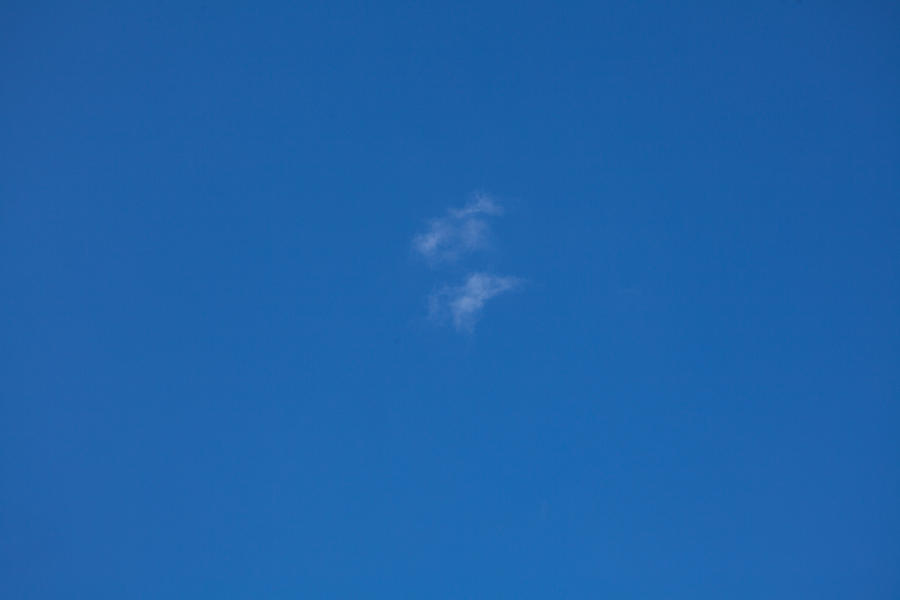
%> input picture Term Project/src/testcase/clear.jpg, 900 x 600 px, given in place of wasteland.tif, which was not available
$ octave main_test.m   (GNU Octave 9; MATLAB toolbox functions it lacks are replaced by stand-ins)
%> lines starting %> are read from the running program, lines starting %| are printed output that depends on the picture; pictures that were not available may be replaced by others from this repository, and a replacement may not be noted
### Term Project/src/ColorTransformation.m
function result_img = ColorTransformation(src_img , tgt_img , w1)
% [5 lines of commented-out code are left out]
result_lab_img = zeros(size(src_img));
% result_img = zeros(size(tgt_img));

% % lyr: # layer
% [h1 , w1 , lyr1] = size(tgt_img);
% [h2 , w2 , lyr2] = size(src_img);
src_img_lab = rgb2lab(double(src_img));
tgt_img_lab = rgb2lab(double(tgt_img));
% [6 lines of commented-out code are left out]
src_ml = mean(src_img_lab(: , : , 1) , 'all');
src_ma = mean(src_img_lab(: , : , 2) , 'all');
src_mb = mean(src_img_lab(: , : , 3) , 'all');
src_sl = std2(src_img_lab(: , : , 1));
src_sa = std2(src_img_lab(: , : , 2));
src_sb = std2(src_img_lab(: , : , 3));
tgt_ml = mean(tgt_img_lab(: , : , 1) , 'all');
tgt_ma = mean(tgt_img_lab(: , : , 2) , 'all');
tgt_mb = mean(tgt_img_lab(: , : , 3) , 'all');
tgt_sl = std2(tgt_img_lab(: , : , 1));
tgt_sa = std2(tgt_img_lab(: , : , 2));
tgt_sb = std2(tgt_img_lab(: , : , 3));

% ----------------------------------------------------
% l(*) = each point's L - mean of L
% src_l_star : l(*) of target image
src_l_star = src_img_lab(: , : , 1) - src_ml;
src_a_star = src_img_lab(: , : , 2) - src_ma;
src_b_star = src_img_lab(: , : , 3) - src_mb;

% l' = (tgt_sl / src_sl) * l(*)
% src_l_prompt : l' of target image
w2 = 1 - w1;
src_l_prompt = w1 * (tgt_sl / src_sl) * src_l_star + w2;
src_a_prompt = w1 * (tgt_sa / src_sa) * src_a_star + w2;
src_b_prompt = w1 * (tgt_sb / src_sb) * src_b_star + w2;
% ----------------------------------------------------
src_l_final = src_l_prompt + tgt_ml;
src_a_final = src_a_prompt + tgt_ma;
src_b_final = src_b_prompt + tgt_mb;

result_lab_img(: , : , 1) = src_l_final;
result_lab_img(: , : , 2) = src_a_final;
result_lab_img(: , : , 3) = src_b_final;

result_img = uint8(lab2rgb(result_lab_img));
% result_img = result_lab_img;
end

### Term Project/src/ColorTransformation3.m
function result_img = ColorTransformation3(src_img , tgt_img)
% % tgt_img (source image) : gives the color style
% % trgt_img(target image) : the picture whose color style to be changed

tgt_blue_enhance = tgt_img;
tgt_blue_enhance(: , : , 1:2) = 0;

src_hsv = rgb2hsv(src_img);
tgt_hsv = rgb2hsv(tgt_blue_enhance);

% % mv : mean               of hsv's value
% % sv : standard deviation of hsv's value
src_mh = mean(src_hsv(: , : , 1) , 'all');
src_ms = mean(src_hsv(: , : , 2) , 'all');
src_mv = mean(src_hsv(: , : , 3) , 'all');
src_sh = std2(src_hsv(: , : , 1));
src_ss = std2(src_hsv(: , : , 2));
src_sv = std2(src_hsv(: , : , 3));
tgt_mh = mean(tgt_hsv(: , : , 1) , 'all');
tgt_ms = mean(tgt_hsv(: , : , 2) , 'all');
tgt_mv = mean(tgt_hsv(: , : , 3) , 'all');
tgt_sh = std2(tgt_hsv(: , : , 1));
tgt_ss = std2(tgt_hsv(: , : , 2));
tgt_sv = std2(tgt_hsv(: , : , 3));

src_final = src_hsv;
src_final(: , : , 3) = (tgt_sv/src_sv) * ((src_hsv(: , : , 3) - src_mv)) + tgt_mv;
% src_final(: , : , 2) = (tgt_ss/src_ss) * ((src_hsv(: , : , 2) - src_ms)) + tgt_ms;
% src_final(: , : , 1) = (tgt_sh/src_sh) * ((src_hsv(: , : , 1) - src_mh)) + tgt_mh;
result_img = hsv2rgb(src_final);


end

### Term Project/src/cf_reinhard.m
function est_im = cf_reinhard(source,target)
%CF_REINHARD computes Reinhard's image colour transfer
%
%   CF_REINHARD(SOURCE,TARGET) returns the colour transfered source
%   image SOURCE according to the target image TARGET.
%

%   Copyright 2015 Han Gong <gong@fedoraproject.org>, University of East
%   Anglia.

%   References:
% Erik Reinhard, Michael Ashikhmin, Bruce Gooch and Peter Shirley,
% 'Color Transfer between Images', IEEE CG&A special issue on Appliedi
% Perception, Vol 21, No 5, pp 34-41, September - October 2001

[x,y,z] = size(source);
img_s = reshape(im2double(source),[],3);
img_t = reshape(im2double(target),[],3);

a = [0.3811 0.5783 0.0402;0.1967 0.7244 0.0782;0.0241 0.1288 0.8444];
b = [1/sqrt(3) 0 0;0 1/sqrt(6) 0;0 0 1/sqrt(2)];
c = [1 1 1;1 1 -2;1 -1 0];
b2 = [sqrt(3)/3 0 0;0 sqrt(6)/6 0;0 0 sqrt(2)/2];
c2 = [1 1 1;1 1 -1;1 -2 0];

img_s = max(img_s,1/255);
img_t = max(img_t,1/255);

% convert to LMS space
LMS_s = a*img_s';
LMS_t = a*img_t';

% take the log of LMS
LMS_s = log10(LMS_s);
LMS_t = log10(LMS_t);

% convert to lab space
lab_s = b*c*LMS_s;
lab_t = b*c*LMS_t;

% compute mean and std
mean_s = mean(lab_s,2);
std_s = std(lab_s,0,2);
mean_t = mean(lab_t,2);
std_t = std(lab_t,0,2);

res_lab = zeros(3,x*y);

sf = std_t./std_s;

for ch = 1:3 % for each channel, apply the statistical alignment
    res_lab(ch,:) = (lab_s(ch,:) - mean_s(ch))*sf(ch) + mean_t(ch);
end

% convert back to LMS
LMS_res=c2*b2*res_lab;
for ch = 1:3
    LMS_res(ch,:) = 10.^LMS_res(ch,:);
end

% convert back to RGB
est_im = ([4.4679 -3.5873 0.1193;-1.2186 2.3809 -0.1624;0.0497 -0.2439 1.2045]*LMS_res)';
est_im = reshape(est_im,size(source)); % reshape the image

### Term Project/draft/dummy/stainnorm_reinhard.m
function norm_img=stainnorm_reinhard(source,target)
[x, y, z]=size(source);
[x1, y1, z1]=size(target);
source1=zeros(x,y,3);
target1=zeros(x1,y1,3);
source=double(source);
target=double(target);
source1=rgb2lab(source);    %Conversion from RGB to LAB colour space
src1=source1(:,:,1);
src2=source1(:,:,2);
src3=source1(:,:,3);
src_1=reshape(src1,1,x*y);
% src_1=double(src_1);
src_2=reshape(src2,1,x*y);
% src_2=double(src_2);
src_3=reshape(src3,1,x*y);
% src_3=double(src_3);
std1=std(src_1,1);          %Finding out standard deviation of individual
disp(std1)
std2=std(src_2,1);          %channels of source image
std3=std(src_3,1);
m1=mean(mean(source1(:,:,1))); %Finding out mean of individual channels
m2=mean(mean(source1(:,:,2))); %of source image
m3=mean(mean(source1(:,:,3)));

target1=rgb2lab(target);    %Conversion from LAB to RGB colour space
tgt1=target1(:,:,1);
tgt2=target1(:,:,2);
tgt3=target1(:,:,3);
tgt_1=reshape(tgt1,1,x1*y1);
% tgt_1=double(tgt_1);
tgt_2=reshape(tgt2,1,x1*y1);
% tgt_2=double(tgt_2);
tgt_3=reshape(tgt3,1,x1*y1);
% tgt_3=double(tgt_3);
std4=std(tgt_1,1);          %Finding out standard deviation of individual
std5=std(tgt_2,1);          %channels of target image
std6=std(tgt_3,1);
m4=mean(mean(target1(:,:,1))); %Finding out mean of individual channels
m5=mean(mean(target1(:,:,2))); %target image
m6=mean(mean(target1(:,:,3)));

result=zeros(x,y,3);
% for i=1:x
%     for j=1:y
        result(:,:,1)=((source1(:,:,1)-m1)*(std4/std1))+m4;
        result(:,:,2)=((source1(:,:,2)-m2)*(std5/std2))+m5;
        result(:,:,3)=((source1(:,:,3)-m3)*(std6/std3))+m6;
% [9 lines of commented-out code are left out]
norm_img=lab2rgb(result);   %Conversion of result from LAB to RGB space
figure(6)
imshow(uint8(norm_img)); %Output;stain normalized image
% imwrite(norm_img,'rein.jpg');
end

### Term Project/src/main_test.m
% src_name = '../picture/pic2.tif';
src_name = "../picture/nature/wasteland.tif";
% [4 lines of commented-out code are left out]
tgt_name = '../picture/skybase/dust.tif';               % fig.3 bset
% [9 lines of commented-out code are left out]
src_img = imread(src_name);
%> src_img is the input picture: size 600x900x3 uint8; mean R, G, B 30.4, 98.4, 169.9
tgt_img = imread(tgt_name);
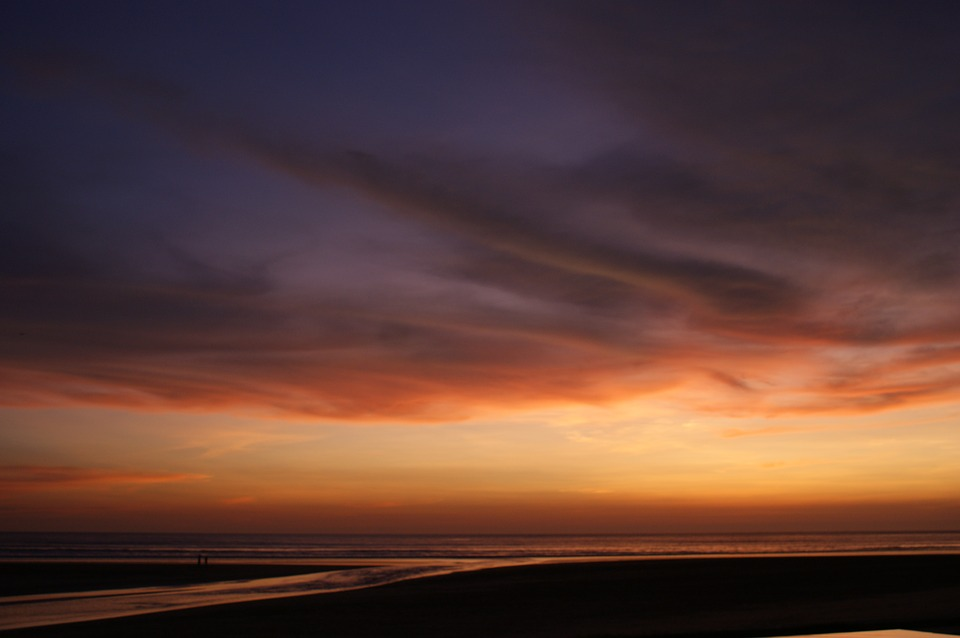
%> input picture Term Project/src/testcase/dust.jpg, 960 x 638 px, given in place of dust.tif, which was not available
%> tgt_img is the input picture: size 638x960x3 uint8; mean R, G, B 90.7, 60.4, 53.6

figure(1);
subplot(1,2,1);
imshow(src_img);
subplot(1,2,2);
imshow(tgt_img);

% % preprocess_tgt : resize target image to same size as source image
% preprocess_tgt = imresize(tgt_img , [682,1024] , 'bilinear');
preprocess_tgt = imresize(tgt_img , [682,1024]);
preprocess_src = src_img;

[h , w , ~] = size(preprocess_tgt);
%> h = 682; w = 1024
for i=1:300
    for j=1:w
        preprocess_src(i , j , :) = preprocess_tgt(i , j , :);
    end
end
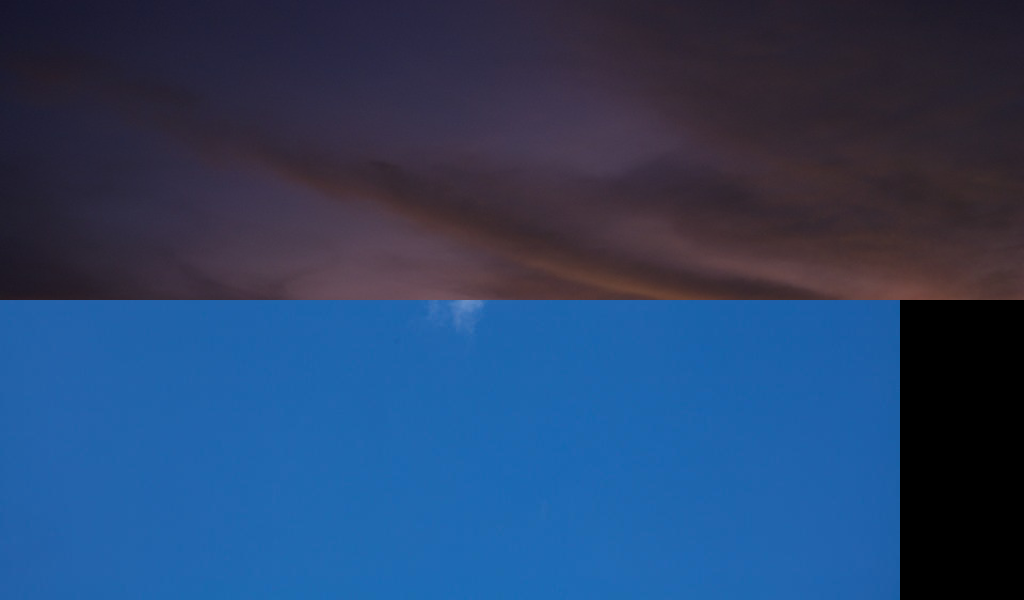
%> preprocess_src: size 600x1024x3 uint8; mean R, G, B 41, 66.4, 105.1

[rslt_lab] = ColorTransformation(src_img , tgt_img , 1);
%> in ColorTransformation, `src_img_lab = rgb2lab(double(src_img));`: src_img_lab: size 600x900x3 double; mean of channels 1, 2, 3 4346.4, 676, -3746.1
%> in ColorTransformation, `tgt_img_lab = rgb2lab(double(tgt_img));`: tgt_img_lab: size 638x960x3 double; mean of channels 1, 2, 3 3146.1, 1142.3, 743.1
%> in ColorTransformation, `src_ml = mean(src_img_lab(: , : , 1) , 'all');`: src_ml = 4346.4
%> in ColorTransformation, `src_ma = mean(src_img_lab(: , : , 2) , 'all');`: src_ma = 676
%> in ColorTransformation, `src_mb = mean(src_img_lab(: , : , 3) , 'all');`: src_mb = -3746.1
%> in ColorTransformation, `src_sl = std2(src_img_lab(: , : , 1));`: src_sl = 161.5
%> in ColorTransformation, `src_sa = std2(src_img_lab(: , : , 2));`: src_sa = 83.06
%> in ColorTransformation, `src_sb = std2(src_img_lab(: , : , 3));`: src_sb = 74.82
%> in ColorTransformation, `tgt_ml = mean(tgt_img_lab(: , : , 1) , 'all');`: tgt_ml = 3146.1
%> in ColorTransformation, `tgt_ma = mean(tgt_img_lab(: , : , 2) , 'all');`: tgt_ma = 1142.3
%> in ColorTransformation, `tgt_mb = mean(tgt_img_lab(: , : , 3) , 'all');`: tgt_mb = 743.1
%> in ColorTransformation, `tgt_sl = std2(tgt_img_lab(: , : , 1));`: tgt_sl = 1803.9
%> in ColorTransformation, `tgt_sa = std2(tgt_img_lab(: , : , 2));`: tgt_sa = 736.8
%> in ColorTransformation, `tgt_sb = std2(tgt_img_lab(: , : , 3));`: tgt_sb = 1617.5
%> in ColorTransformation, `result_lab_img(: , : , 1) = src_l_final;`: result_lab_img: size 600x900x3 double; mean of channels 1, 2, 3 3146.1, 0, 0
%> in ColorTransformation, `result_lab_img(: , : , 2) = src_a_final;`: result_lab_img: size 600x900x3 double; mean of channels 1, 2, 3 3146.1, 1142.3, 0
%> in ColorTransformation, `result_lab_img(: , : , 3) = src_b_final;`: result_lab_img: size 600x900x3 double; mean of channels 1, 2, 3 3146.1, 1142.3, 743.1
% [4 lines of commented-out code are left out]
rslt_histmatch = imhistmatch(src_img , tgt_img);
% K(: , : , 3) = K(: , : , 3)*0.85;
% [rslt_hsv] = ColorTransformation3(src_img , tgt_img(100:194 , : , :));
[rslt_hsv] = ColorTransformation3(src_img , tgt_img);
%> in ColorTransformation3, `tgt_blue_enhance(: , : , 1:2) = 0;`:
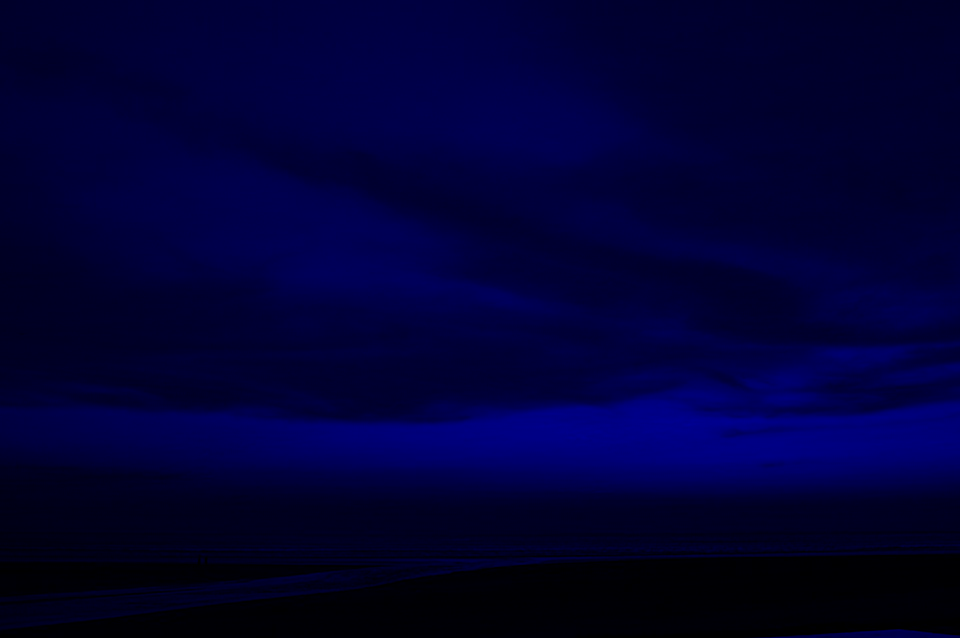
%> tgt_blue_enhance: size 638x960x3 uint8; mean R, G, B 0, 0, 53.6
%> in ColorTransformation3, `src_hsv = rgb2hsv(src_img);`: src_hsv: size 600x900x3 double; mean H, S, V 0.586, 0.821, 0.666
%> in ColorTransformation3, `tgt_hsv = rgb2hsv(tgt_blue_enhance);`: tgt_hsv: size 638x960x3 double; mean H, S, V 0.664, 0.996, 0.21
%> in ColorTransformation3, `src_mh = mean(src_hsv(: , : , 1) , 'all');`: src_mh = 0.586
%> in ColorTransformation3, `src_ms = mean(src_hsv(: , : , 2) , 'all');`: src_ms = 0.821
%> in ColorTransformation3, `src_mv = mean(src_hsv(: , : , 3) , 'all');`: src_mv = 0.666
%> in ColorTransformation3, `src_sh = std2(src_hsv(: , : , 1));`: src_sh = 0.00247
%> in ColorTransformation3, `src_ss = std2(src_hsv(: , : , 2));`: src_ss = 0.0236
%> in ColorTransformation3, `src_sv = std2(src_hsv(: , : , 3));`: src_sv = 0.0225
%> in ColorTransformation3, `tgt_mh = mean(tgt_hsv(: , : , 1) , 'all');`: tgt_mh = 0.664
%> in ColorTransformation3, `tgt_ms = mean(tgt_hsv(: , : , 2) , 'all');`: tgt_ms = 0.996
%> in ColorTransformation3, `tgt_mv = mean(tgt_hsv(: , : , 3) , 'all');`: tgt_mv = 0.21
%> in ColorTransformation3, `tgt_sh = std2(tgt_hsv(: , : , 1));`: tgt_sh = 0.041
%> in ColorTransformation3, `tgt_ss = std2(tgt_hsv(: , : , 2));`: tgt_ss = 0.0615
%> in ColorTransformation3, `tgt_sv = std2(tgt_hsv(: , : , 3));`: tgt_sv = 0.107
%> in ColorTransformation3, `src_final(: , : , 3) = (tgt_sv/src_sv) * ((src_hsv(: , : , 3) - src_mv..`: src_final: size 600x900x3 double; mean H, S, V 0.586, 0.821, 0.21
%> in ColorTransformation3, `result_img = hsv2rgb(src_final);`:
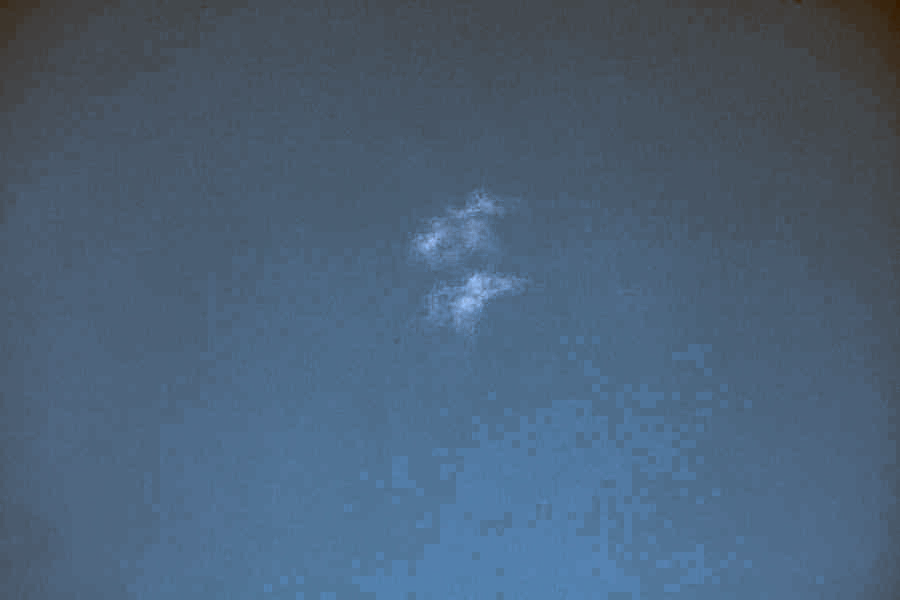
%> result_img: size 600x900x3 double; mean R, G, B 0.0382, 0.122, 0.21; drawn with min black and max white

rslt_reinhard = cf_reinhard(src_img , tgt_img);
%> in cf_reinhard, `mean_s = mean(lab_s,2);`: mean_s = [-0.688; -0.228; -0.0566]
%> in cf_reinhard, `std_s = std(lab_s,0,2);`: std_s = [0.0347; 0.00804; 0.0032]
%> in cf_reinhard, `mean_t = mean(lab_t,2);`: mean_t = [-1.24; 0.0581; 0.0231]
%> in cf_reinhard, `std_t = std(lab_t,0,2);`: std_t = [0.629; 0.126; 0.0175]
%> in cf_reinhard, `sf = std_t./std_s;`: sf = [18.14; 15.62; 5.47]
rslt_stainnorm_reinhard = stainnorm_reinhard(src_img , tgt_img);
%> in stainnorm_reinhard, `std1=std(src_1,1);`: std1 = 161.5
%| 161.52
%> in stainnorm_reinhard, `std2=std(src_2,1);`: std2 = 83.06
%> in stainnorm_reinhard, `std3=std(src_3,1);`: std3 = 74.82
%> in stainnorm_reinhard, `m1=mean(mean(source1(:,:,1)));`: m1 = 4346.4
%> in stainnorm_reinhard, `m2=mean(mean(source1(:,:,2)));`: m2 = 676
%> in stainnorm_reinhard, `m3=mean(mean(source1(:,:,3)));`: m3 = -3746.1
%> in stainnorm_reinhard, `tgt3=target1(:,:,3);`:
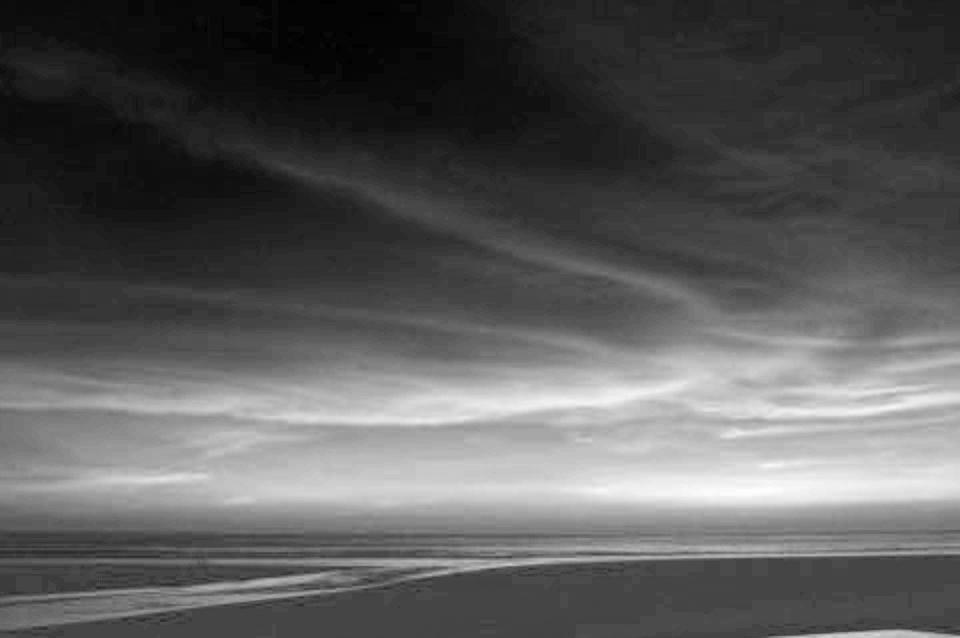
%> tgt3: size 638x960 double; min -1587.9, max 4972, mean 743.1; drawn with min black and max white
%> in stainnorm_reinhard, `std4=std(tgt_1,1);`: std4 = 1803.9
%> in stainnorm_reinhard, `std5=std(tgt_2,1);`: std5 = 736.8
%> in stainnorm_reinhard, `std6=std(tgt_3,1);`: std6 = 1617.5
%> in stainnorm_reinhard, `m4=mean(mean(target1(:,:,1)));`: m4 = 3146.1
%> in stainnorm_reinhard, `m5=mean(mean(target1(:,:,2)));`: m5 = 1142.3
%> in stainnorm_reinhard, `m6=mean(mean(target1(:,:,3)));`: m6 = 743.1
%> in stainnorm_reinhard, `result(:,:,1)=((source1(:,:,1)-m1)*(std4/std1))+m4;`: result: size 600x900x3 double; mean of channels 1, 2, 3 3146.1, 0, 0
%> in stainnorm_reinhard, `result(:,:,2)=((source1(:,:,2)-m2)*(std5/std2))+m5;`: result: size 600x900x3 double; mean of channels 1, 2, 3 3146.1, 1142.3, 0
%> in stainnorm_reinhard, `result(:,:,3)=((source1(:,:,3)-m3)*(std6/std3))+m6;`: result: size 600x900x3 double; mean of channels 1, 2, 3 3146.1, 1142.3, 743.1
% [result_img] = ColorTransformation3(clr_transfer , tgt_img);

pow_c = 2;
mean_tgt_B = mean(tgt_img(: , : , 3) , 'all');
%> mean_tgt_B = 53.57
if mean_tgt_B < 50
    pow_gma = 20 - mean_tgt_B / 10;
elseif mean_tgt_B > 200
    pow_gma = 1 + (mean_tgt_B / (-10) + 26);
else
    pow_gma = 1 + (mean_tgt_B / (-15) + 15);    % origin +18 (not +15)
%> pow_gma = 12.43
end
rslt_pow = pow_c * (im2double(src_img)) .^ pow_gma;
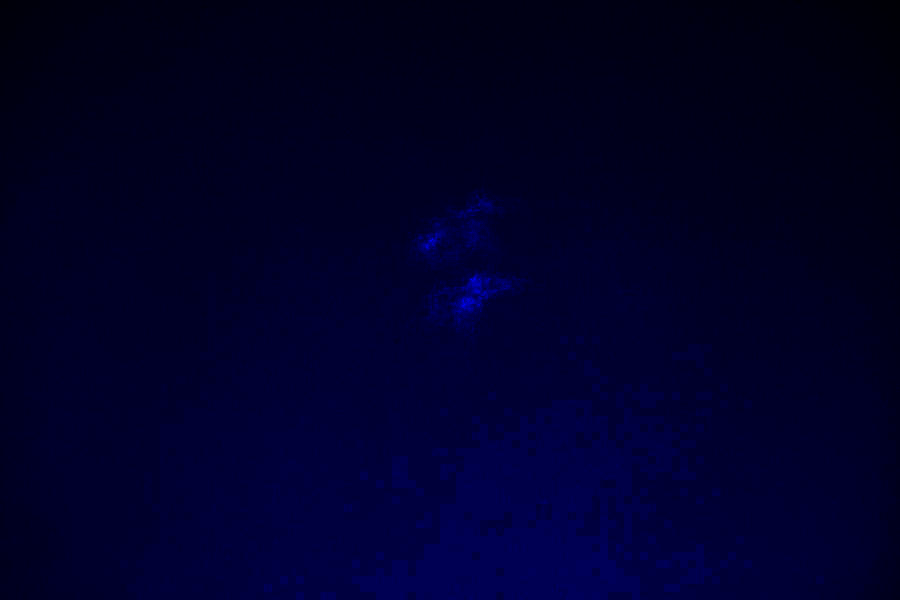
%> rslt_pow: size 600x900x3 double; mean R, G, B 3.88e-09, 1.76e-05, 0.0139; drawn with min black and max white

figure(2);
imshow(rslt_lab);
figure(3);
imshow(rslt_histmatch);
figure(4);
imshow(rslt_hsv);
figure(5);
imshow(rslt_reinhard);
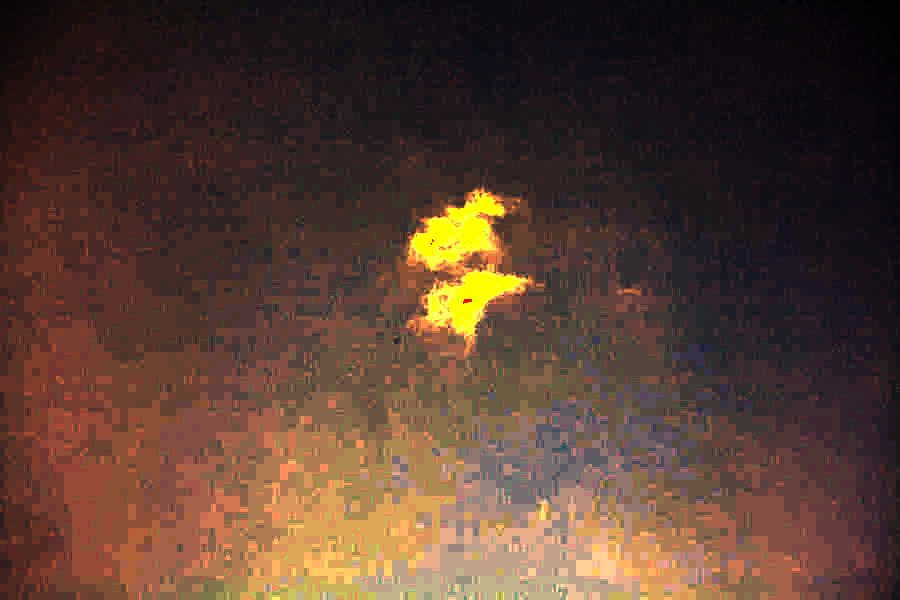
%> displayed picture: size 600x900x3, on the screen's scale of 0 to 255; mean R, G, B 87.7, 62.3, 50.1
% figure(6)
% imshow(rslt_stainnorm_reinhard);
figure(7)
imshow(rslt_pow);


% [65 lines of commented-out code are left out]
